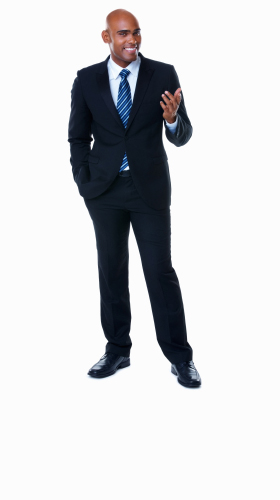
#> input picture Week_3/week_03_files_assignment/images/clancy_stuart.jpg, 280 x 500 px
$ python image_process.py
#> lines starting #> are read from the running program, lines starting #| are printed output that depends on the picture
from PIL import Image
from PIL import ExifTags
from PIL import ImageFont
from PIL import ImageDraw

my_image = Image.open("clancy_stuart.jpg")
#> my_image is the input picture: PIL image 280x500 RGB; mean R, G, B 209.4, 210.3, 212.4

print(my_image.size)
#| (280, 500)
exif_data = {}
for key, value in my_image._getexif().items():
    if key in ExifTags.TAGS:
        exif_data[ExifTags.TAGS[key]] = value
#> this loop made 10 passes
#> (key, value) on passes 1, 2, 3, 4, 5, 8, 9, 10: (296, 2), (34665, 168), (305, 'Adobe Photoshop 21.0 (Windows)'), (274, 1), (306, '2019:12:10 16:06:14'), (40961, 1), (40962, 280), (40963, 500)
#> key on passes 6 to 7: 282, 283
#> after the loop, exif_data = 10 items
# print(exif_data)

draw_text = ImageDraw.Draw(my_image)

# Change text size, style, and color
font_size = 36  # Change the font size
font_style = ImageFont.truetype("Syne-Regular.otf", font_size)
text_color = (0, 255, 0)

draw_text.text((0, 0), "Sample Text", text_color, font_style)
my_image.save("sample-output_files.jpg")
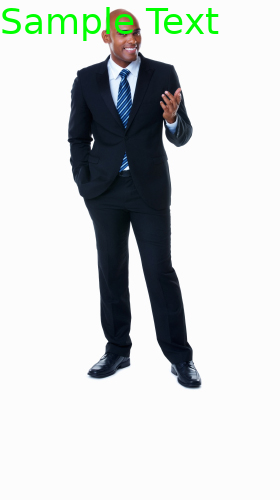
#> saved as sample-output_files.jpg: PIL image 280x500 RGB; mean R, G, B 206.5, 210.6, 209.7

$ run again, with Week_3/week_03_files_assignment/images/erik_headly.jpg copied over Week_3/week_03_files_assignment/images/clancy_stuart.jpg
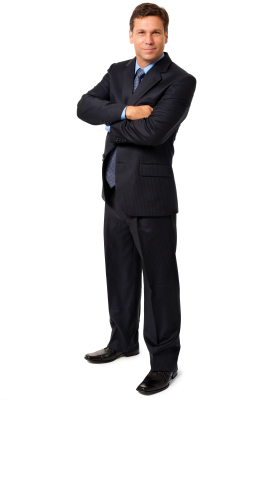
#> input picture Week_3/week_03_files_assignment/images/erik_headly.jpg, 280 x 500 px
#> my_image is the input picture: PIL image 280x500 RGB; mean R, G, B 216.1, 215, 215.6
#| (280, 500)
#> the loop `for key, value in my_image._getexif().items():` made 10 passes
#> (key, value) on passes 1, 2, 3, 4, 5, 8, 9, 10: (296, 2), (34665, 168), (305, 'Adobe Photoshop 21.0 (Windows)'), (274, 1), (306, '2019:12:10 16:14:38'), (40961, 1), (40962, 280), (40963, 500)
#> after the loop `for key, value in my_image._getexif().items():`: exif_data = 10 items
#> `my_image.save("sample-output_files.jpg")`:
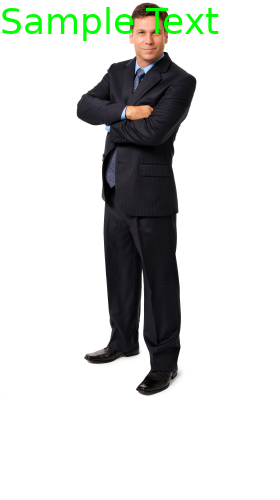
#> saved as sample-output_files.jpg: PIL image 280x500 RGB; mean R, G, B 213.3, 215.3, 212.8
